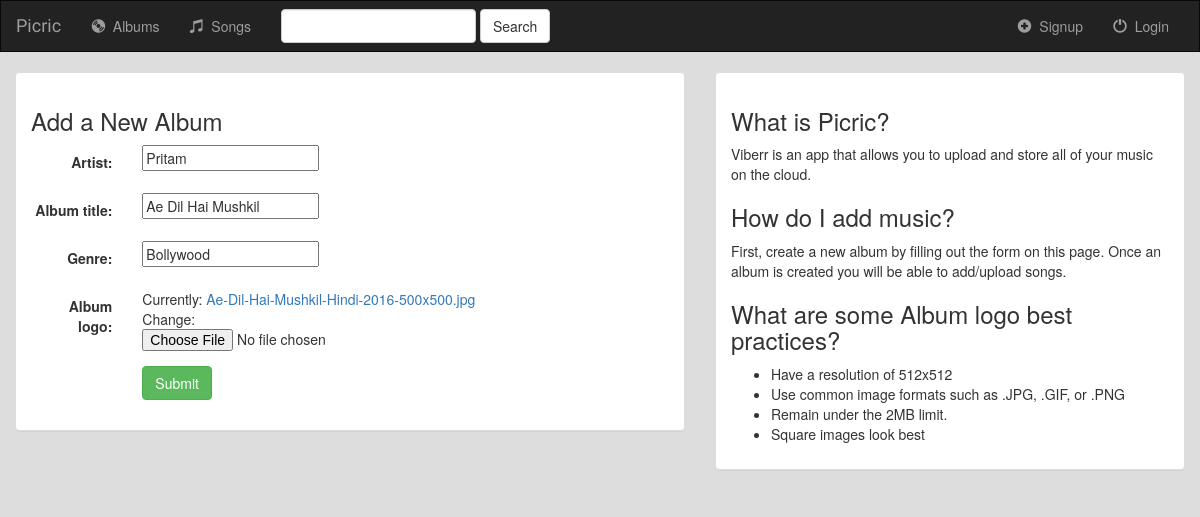
Screenshot of /music/album/7/ with the database file from the repository.
### music/models.py (models this page shows, shortened)
class Album(models.Model):
	artist = models.CharField(max_length=250)
	album_title = models.CharField(max_length=500)
	genre = models.CharField(max_length=100)
	album_logo = models.FileField()
	is_favorite = models.BooleanField(default=False)

### music/views.py (the view)
# urls.py: url(r'album/(?P<pk>[0-9]+)/$', views.AlbumUpdate.as_view(), name='album-update'),
class AlbumUpdate(UpdateView):
	model = Album
	fields = ['artist', 'album_title', 'genre', 'album_logo']

### website/templates/music/album_form.html (shortened to what this page needs)
{% extends 'music/base.html' %}
{% block body %}
<div class="container-fluid">
    <div class="row">
        <div class="col-sm-12 col-md-7">
            <div class="panel panel-default">
                <div class="panel-body">
                    <h3>Add a New Album</h3>
                    <form class="form-horizontal" role="form" action="" method="post" enctype="multipart/form-data">
                        {% include 'music/form-template.html' %}
                        <div class="form-group">
                            <div class="col-sm-offset-2 col-sm-10">
                                <button type="submit" class="btn btn-success">Submit</button>
                            </div>
                        </div>
                    </form>
                </div>
            </div>
        </div>
        <div class="col-sm-12 col-md-5">
            <div class="panel panel-default">
                <div class="panel-body">
                    <h3>What is Picric?</h3>
                    <p>Viberr is an app that allows you to upload and store all of your music on the cloud.</p>
                    <h3>How do I add music?</h3>
                    <p>First, create a new album by filling out the form on this page. Once an album is created you will be able to add/upload songs.</p>
                    <h3>What are some Album logo best practices?</h3>
                    <ul>
                        <li>Have a resolution of 512x512</li>
                        <li>Use common image formats such as .JPG, .GIF, or .PNG</li>
                        <li>Remain under the 2MB limit.</li>
                        <li>Square images look best</li>
                    </ul>
                </div>
            </div>
        </div>
    </div>
</div>
{% endblock %}

### website/templates/music/form-template.html (shortened to what this page needs)
{% for field in form %}
    <div class="form-group">
        <div class="col-sm-offset-2 col-sm-10">
        </div>
        <label class="control-label col-sm-2" for="song_title">{{ field.label_tag }}</label>
        <div class="col-sm-10">{{ field }}</div>
    </div>
{% endfor %}

### website/static/music/style.css (style rules this page uses)
body { background: #DDDDDD; }
.hoverable, img, a { transition: box-shadow .55s; box-shadow: 0; }

### rows the page displays
Album: form "Pritam" "Ae Dil Hai Mushkil" "Bollywood"

### other values shown
{{ field.label_tag }} "Artist:" "Album title:" "Genre:" "Album logo:"
